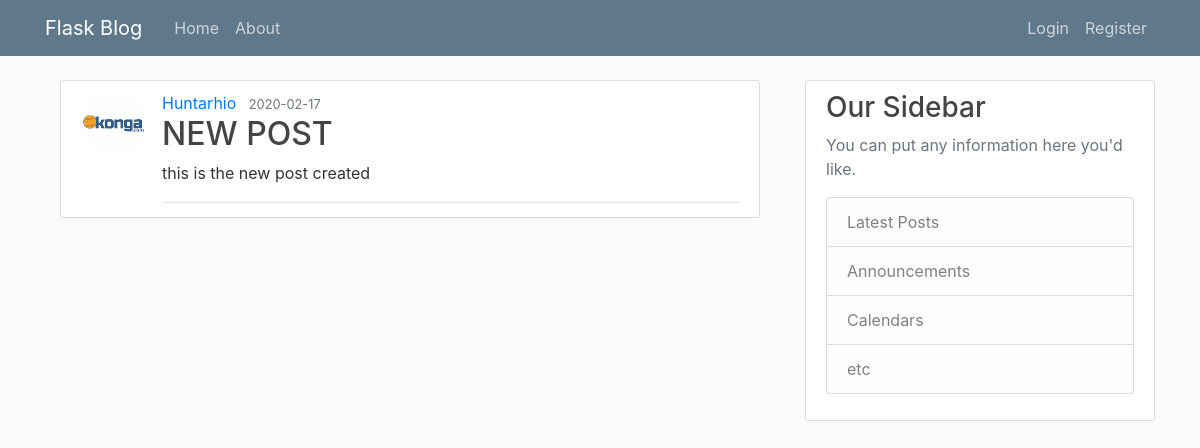
Screenshot of /post/2 with the database file from the repository.
### flaskblog/models.py (models this page shows, shortened)
class User(db.Model, UserMixin):
    id = db.Column(db.Integer, primary_key = True)
    username = db.Column(db.String(20), nullable=False, unique=True)
    email = db.Column(db.String(120), nullable=False, unique=True)
    password = db.Column(db.String(), nullable=False)
    image_file = db.Column(db.String(60), nullable=False, default='default.jpg')
    posts = db.relationship('Post', backref='author', lazy=True)

class Post(db.Model):
    id = db.Column(db.Integer, primary_key = True)
    title = db.Column(db.String(100), nullable=False)
    content = db.Column(db.Text, nullable=False)
    posted_date = db.Column(db.DateTime, nullable=False, default=datetime.utcnow)
    user_id = db.Column(db.Integer, db.ForeignKey('user.id'),nullable=False)
    comments = db.relationship('Comment', backref='post', lazy=True)

### flaskblog/routes.py (the view)
@app.route("/post/<int:post_id>")
def post(post_id):
    post = Post.query.get_or_404(post_id)
    return render_template('post.html', title=post.title, post=post)

### flaskblog/templates/post.html (shortened to what this page needs)
{% extends 'layouts.html' %}
{% block content %}
  <div class="container">
    <article class="media content-section">
      <img class="rounded-circle article-img"src="{{ url_for('static', filename='profile_pics/'+post.author.image_file) }}" alt="">
      <div class="media-body">
        <div class="article-metadata">
          <a class="mr-2" href="{{ url_for('user_posts', username=post.author.username) }}">{{ post.author.username|capitalize }}</a>
          <small class="text-muted">{{ post.posted_date.strftime('%Y-%m-%d') }}</small>
          <h2 class="article-title">{{ post.title|upper }}</h2>
          <p class="article-content">{{ post.content }}</p>
        </div>
      </div>
    </article>
  </div>
{% endblock content %}

### flaskblog/static/main.css (style rules this page uses)
body { background: #fafafa; color: #333333; margin-top: 5rem; }
h1, h2, h3, h4, h5, h6 { color: #444444; }
.content-section { background: #ffffff; padding: 10px 20px; border: 1px solid #dddddd; border-radius: 3px; margin-bottom: 20px; }
.article-title { color: #444444; }
.article-content { white-space: pre-line; }
.article-img { height: 65px; width: 65px; margin-right: 16px; }
.article-metadata { padding-bottom: 1px; margin-bottom: 4px; border-bottom: 1px solid #e3e3e3 }

### rows the page displays
User: image_file (picture), author.username "Huntarhio"
Post: posted_date "2020-02-17", title "NEW POST", content "this is the new post created"
